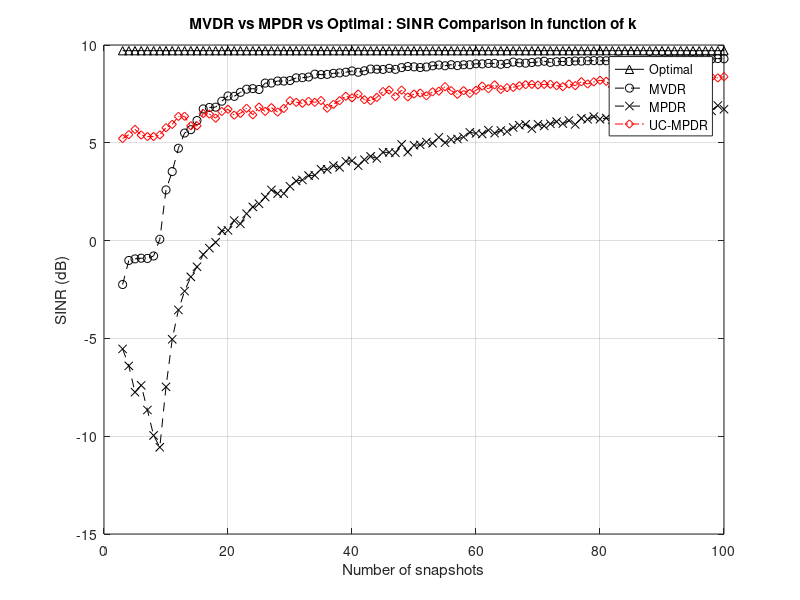
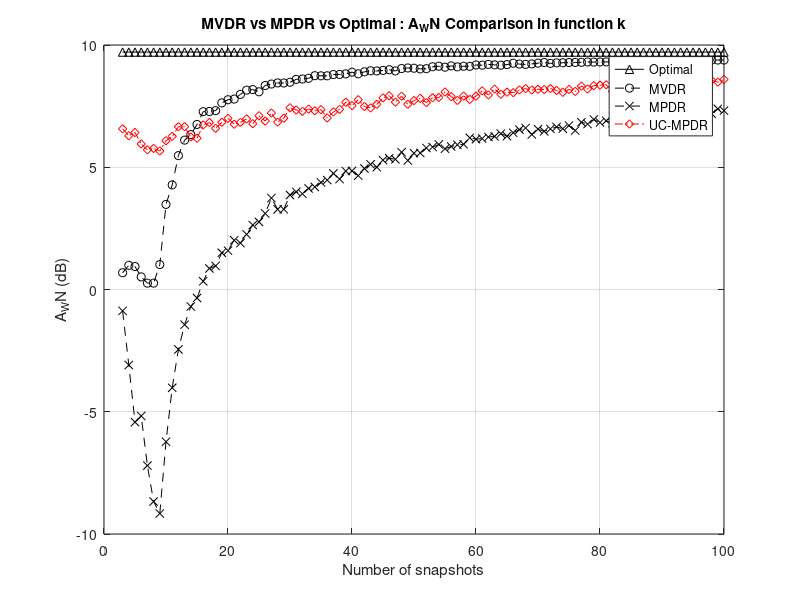
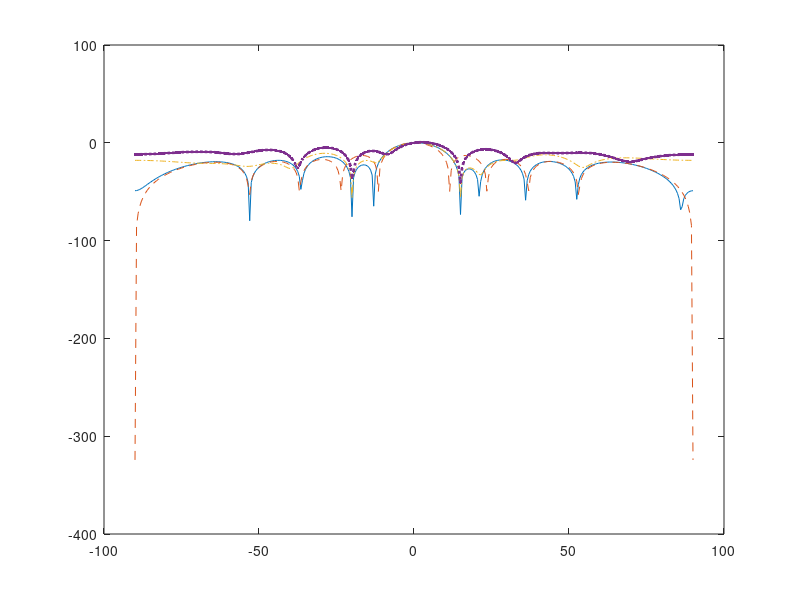

MATLAB code to generate these figures, in order: (Note: this script raises an error after producing the figures.)
%Array processing course basic code
clear
clc
close all
format shortG
rng(43)
%+++++ BEAMFORMING ++++++++++++++++++++++++++++++++++++++++++++++++++++++++
%----- Scenario -----
%Number of elements in the array
N = 10;
Ns = 100; % Monte Carlo Samples
roots_mpdr = zeros(Ns,N-1);

k = linspace(3,100,98);
% k = 1000;
[opt_arr,cbf_arr,mvdr_arr,mpdr_arr,uc_mpdr_arr] = deal(zeros(Ns,length(k)));
[opt_arr1,cbf_arr1,mvdr_arr1,mpdr_arr1,uc_mpdr_arr1] = deal(zeros(Ns,length(k)));

i = 1;
%Inter-element spacing (in wavelength)
d = 0.5;
pos = d * (0:N-1)'; %positions of the antennas
%Mainlobe width
theta_3dB = 0.9/(N*d);
%White noise
sigma2 = 1;	%white noise power
%Interference
thetaj = [-20;15]/180*pi;	%angles of arrival	
INR = [20;20];			%interference to noise ratio (dB)
Pj = sigma2 * 10.^(INR/10);		%interference power
J = length(thetaj);
%Interference + noise covariance matrix
Aj = exp(1i*2*pi*pos*sin(thetaj'));	%interference steering matrix N|J
C = Aj*diag(Pj)*Aj' + sigma2*eye(N);	%interference + noise covariance matrix
%Signal of interest
thetas = 0/180*pi;	%angle of arrival
SNR = 0;            %signal to noise ratio (dB)
Ps = sigma2 * 10^(SNR/10);			%signal power
as = exp(1i*2*pi*pos*sin(thetas));	%steering vector
%Total covariance matrix (signal + interference + noise)
R = Ps*(as*as') + C;

while i <= length(k)
%----- Natural beampattern -----
% %Weight vector (all weights equal to 1/N)
w = ones(N,1); 
w = w/(ones(1,N)*w);  
%Diagram
tab_theta = (-90:0.5:90)/180*pi;        %Angles where to evaluate beampattern
A = exp(1i*2*pi*pos*sin(tab_theta));    %Steering matrix: each column is a(theta)
G = 20*log10(abs(w'*A));        %beampattern (power in dB)



%----- CONVENTIONAL AND OPTIMAL BEAMFORMERS -----
%Looked direction
theta0 = 0/180*pi;
a0 = exp(1i*2*pi*pos*sin(theta0));
%Conventional beamformer
w_CBF = a0; 
w_CBF = w_CBF/(a0'*w_CBF);
G_CBF = 20*log10(abs(w_CBF'*A));        %beampattern (power in dB)
SINR_CBF = Ps*(abs(w_CBF'*as)^2)/(abs(w_CBF'*C*w_CBF)); %SINR
cbf_arr(i) = SINR_CBF;
A_WN_CBF = 1/(norm(w_CBF)^2);   %White noise array gain
%Optimal beamformer
w_opt = (C\as); 
w_opt = w_opt/(as'*w_opt);
G_opt = 20*log10(abs(w_opt'*A));
SINR_opt = Ps*(abs(w_opt'*as)^2)/(abs(w_opt'*C*w_opt));
opt_arr(i) = SINR_opt;
A_WN_opt = 1/(norm(w_opt)^2);

%----- ADAPTIVE BEAMFORMING WITH ESTIMATED COVARIANCE MATRICES -----
%Number of snapshots
K = round(k(i));
sample = 1;
while sample <= Ns
%Signal
S = sqrt(Ps/2) * as * (randn(1,K)+1i*randn(1,K));
%Interference + noise
IN = Aj * diag(sqrt(Pj/2)) * (randn(J,K)+1i*randn(J,K));
NOISE = sqrt(sigma2/2)*(randn(N,K)+1i*randn(N,K));
%MVDR-SMI
Y_MVDR = IN + NOISE;
C_hat = (Y_MVDR*Y_MVDR')/K;
w_MVDR_SMI = (C_hat\a0);
w_MVDR_SMI = w_MVDR_SMI / (a0'*w_MVDR_SMI);
G_MVDR_SMI = 20*log10(abs(w_MVDR_SMI'*A));
SINR_MVDR_SMI = Ps*(abs(w_MVDR_SMI'*as)^2)/(abs(w_MVDR_SMI'*C*w_MVDR_SMI));
mvdr_arr(sample,i) = SINR_MVDR_SMI;
A_WN_MVDR_SMI = 1 / (norm(w_MVDR_SMI)^2);
%MPDR-SMI
Y_MPDR = S + IN + NOISE;
R_hat = (Y_MPDR*Y_MPDR')/K;
w_MPDR_SMI = (R_hat\a0);
w_MPDR_SMI = w_MPDR_SMI / (a0'*w_MPDR_SMI);

%%% UNIT CIRCLE RECTIFIED MPDR
xi_n = roots(w_MPDR_SMI);
roots_mpdr(sample,:) = xi_n;

% Initialize variables
arg_xi_n = angle(xi_n);
omega_n = zeros(size(xi_n));

for m = 1:length(xi_n)
    if abs(arg_xi_n(m) - pi*theta0) < 2*pi/N
        omega_n(m) = sign(arg_xi_n(m))*2*pi/N;
    else
        omega_n(m) = angle(exp(1j*arg_xi_n(m)));
    end
    xi_n(m) = exp(1j*omega_n(m));
end
c_n = poly(xi_n).';
w_MPDR_SMI_UC = c_n/abs(c_n'*a0);
clear xi_n


G_MPDR_SMI = 20*log10(abs(w_MPDR_SMI'*A));
SINR_MPDR_SMI = Ps*(abs(w_MPDR_SMI'*as)^2)/(abs(w_MPDR_SMI'*C*w_MPDR_SMI));
mpdr_arr(sample,i) = SINR_MPDR_SMI;
A_WN_MPDR_SMI = 1 / (norm(w_MPDR_SMI)^2);
A_WN_CBF = 1 / (norm(w_CBF)^2);
A_WN_opt = 1 / (norm(w_opt)^2);

G_MPDR_SMI_UC = 20*log10(abs(w_MPDR_SMI_UC'*A));
SINR_MPDR_SMI_UC = Ps*(abs(w_MPDR_SMI_UC'*as)^2)/(abs(w_MPDR_SMI_UC'*C*w_MPDR_SMI_UC));
uc_mpdr_arr(sample,i) = SINR_MPDR_SMI_UC;
A_WN_MPDR_SMI_UC = 1 / (norm(w_MPDR_SMI_UC)^2);
uc_mpdr_arr1(sample,i) = A_WN_MPDR_SMI_UC;
mvdr_arr1(sample,i) = A_WN_MVDR_SMI;
opt_arr1(sample,i) = A_WN_opt;
cbf_arr1(sample,i) = A_WN_CBF;
mpdr_arr1(sample,i) = A_WN_MPDR_SMI;
sample=sample+1;
end
i = i + 1;
end

figure
plot(k,10*log10(mean(opt_arr1)),'k-^','LineWidth',0.7)
%hold on
%plot(shift_theta,cbf_arr)
hold on
plot(k,10*log10(mean(mvdr_arr)),'k--o','LineWidth',0.7)
hold on
plot(k,10*log10(mean(mpdr_arr)),'k--x','LineWidth',0.7)
hold on
plot(k,10*log10(mean(uc_mpdr_arr)),'r-.d','LineWidth',0.7)

legend('Optimal','MVDR','MPDR','UC-MPDR')
xlabel('Number of snapshots')
ylabel('SINR (dB)')
grid on
title('MVDR vs MPDR vs Optimal : SINR Comparison in function of k')

figure
plot(round(k),10*log10(mean(opt_arr1)),'k-^','LineWidth',0.7)
%hold on
%plot(shift_theta,cbf_arr)
hold on
plot(round(k),10*log10(mean(mvdr_arr1)),'k--o','LineWidth',0.7)
hold on
plot(round(k),10*log10(mean(mpdr_arr1)),'k--x','LineWidth',0.7)
hold on
plot(k,10*log10(mean(uc_mpdr_arr1)),'r-.d','LineWidth',0.7)
legend('Optimal','MVDR','MPDR','UC-MPDR')
xlabel('Number of snapshots')
ylabel('A_WN (dB)')
grid on
title('MVDR vs MPDR vs Optimal : A_WN Comparison in function k')

figure
plot(tab_theta*180/pi,G_opt,'-',...
    tab_theta*180/pi,G_CBF,'--',...
    tab_theta*180/pi,G_MVDR_SMI,'-.',...
    tab_theta*180/pi,G_MPDR_SMI,':.','linewidth',2);
for k=1:length(thetaj)
    xline(thetaj(k)*180/pi,'--','color','k','linewidth',2)
end
title(['Beampatterns $K=$',num2str(K)],'interpreter','latex');
ylabel('dB','interpreter','latex');
xlabel('Angle of Arrival (degrees)','interpreter','latex');
legend('opt','CBF','MVDR-SMI','MPDR-SMI');
axis([-90 90 -70 10]);
grid on



%+++++ BEAMFORMING ++++++++++++++++++++++++++++++++++++++++++++++++++++++++
%----- Scenario -----
%Number of elements in the array
N = 10;
Ns = 10; % Monte Carlo Samples
roots_mpdr = zeros(Ns,N-1);

% k = logspace(0.5,2,40);
k = 1000;
shift_theta = linspace(-17,17,31);

[opt_arr,cbf_arr,mvdr_arr,mpdr_arr,uc_mpdr_arr] = deal(zeros(Ns,length(shift_theta)));
[opt_arr1,cbf_arr1,mvdr_arr1,mpdr_arr1,uc_mpdr_arr1] = deal(zeros(Ns,length(shift_theta)));

i = 1;
%Inter-element spacing (in wavelength)
d = 0.5;
pos = d * (0:N-1)'; %positions of the antennas
%Mainlobe width
theta_3dB = 0.9/(N*d);
%White noise
sigma2 = 1;	%white noise power
%Interference
thetaj = [-20;15]/180*pi;	%angles of arrival	
INR = [20;20];			%interference to noise ratio (dB)
Pj = sigma2 * 10.^(INR/10);		%interference power
J = length(thetaj);
%Interference + noise covariance matrix
Aj = exp(1i*2*pi*pos*sin(thetaj'));	%interference steering matrix N|J
C = Aj*diag(Pj)*Aj' + sigma2*eye(N);	%interference + noise covariance matrix
%Signal of interest
thetas = 0/180*pi;	%angle of arrival
SNR = 0;            %signal to noise ratio (dB)
Ps = sigma2 * 10^(SNR/10);			%signal power
as = exp(1i*2*pi*pos*sin(thetas));	%steering vector
%Total covariance matrix (signal + interference + noise)
R = Ps*(as*as') + C;

while i <= length(shift_theta)
%----- Natural beampattern -----
% %Weight vector (all weights equal to 1/N)
w = ones(N,1); 
w = w/(ones(1,N)*w);  
%Diagram
tab_theta = (-90:0.5:90)/180*pi;        %Angles where to evaluate beampattern
A = exp(1i*2*pi*pos*sin(tab_theta));    %Steering matrix: each column is a(theta)
G = 20*log10(abs(w'*A));        %beampattern (power in dB)



%----- CONVENTIONAL AND OPTIMAL BEAMFORMERS -----
%Looked direction
theta0 = (shift_theta(i)*theta_3dB)/180*pi;
a0 = exp(1i*2*pi*pos*sin(theta0));
%Conventional beamformer
w_CBF = a0; 
w_CBF = w_CBF/(a0'*w_CBF);
G_CBF = 20*log10(abs(w_CBF'*A));        %beampattern (power in dB)
SINR_CBF = Ps*(abs(w_CBF'*as)^2)/(abs(w_CBF'*C*w_CBF)); %SINR
cbf_arr(i) = SINR_CBF;
A_WN_CBF = 1/(norm(w_CBF)^2);   %White noise array gain
%Optimal beamformer
w_opt = (C\as); 
w_opt = w_opt/(as'*w_opt);
G_opt = 20*log10(abs(w_opt'*A));
SINR_opt = Ps*(abs(w_opt'*as)^2)/(abs(w_opt'*C*w_opt));
opt_arr(i) = SINR_opt;
A_WN_opt = 1/(norm(w_opt)^2);

%----- ADAPTIVE BEAMFORMING WITH ESTIMATED COVARIANCE MATRICES -----
%Number of snapshots
K = k;
sample = 1;
while sample <= Ns
%Signal
S = sqrt(Ps/2) * as * (randn(1,K)+1i*randn(1,K));
%Interference + noise
IN = Aj * diag(sqrt(Pj/2)) * (randn(J,K)+1i*randn(J,K));
NOISE = sqrt(sigma2/2)*(randn(N,K)+1i*randn(N,K));
%MVDR-SMI
Y_MVDR = IN + NOISE;
C_hat = (Y_MVDR*Y_MVDR')/K;
w_MVDR_SMI = (C_hat\a0);
w_MVDR_SMI = w_MVDR_SMI / (a0'*w_MVDR_SMI);
G_MVDR_SMI = 20*log10(abs(w_MVDR_SMI'*A));
SINR_MVDR_SMI = Ps*(abs(w_MVDR_SMI'*as)^2)/(abs(w_MVDR_SMI'*C*w_MVDR_SMI));
mvdr_arr(sample,i) = SINR_MVDR_SMI;
A_WN_MVDR_SMI = 1 / (norm(w_MVDR_SMI)^2);
%MPDR-SMI
Y_MPDR = S + IN + NOISE;
R_hat = (Y_MPDR*Y_MPDR')/K;
w_MPDR_SMI = (R_hat\a0);
w_MPDR_SMI = w_MPDR_SMI / (a0'*w_MPDR_SMI);

%%% UNIT CIRCLE RECTIFIED MPDR
xi_n = roots(w_MPDR_SMI);
roots_mpdr(sample,:) = xi_n;

% Initialize variables
arg_xi_n = angle(xi_n);
omega_n = zeros(size(xi_n));

for m = 1:length(xi_n)
    if abs(arg_xi_n(m) - pi*theta0) < 2*pi/N
        omega_n(m) = sign(arg_xi_n(m))*2*pi/N;
    else
        omega_n(m) = angle(exp(1j*arg_xi_n(m)));
    end
    xi_n(m) = exp(1j*omega_n(m));
end
c_n = poly(xi_n).';
w_MPDR_SMI_UC = c_n/abs(c_n'*a0);
clear xi_n


G_MPDR_SMI = 20*log10(abs(w_MPDR_SMI'*A));
SINR_MPDR_SMI = Ps*(abs(w_MPDR_SMI'*as)^2)/(abs(w_MPDR_SMI'*C*w_MPDR_SMI));
mpdr_arr(sample,i) = SINR_MPDR_SMI;
A_WN_MPDR_SMI = 1 / (norm(w_MPDR_SMI)^2);
A_WN_CBF = 1 / (norm(w_CBF)^2);
A_WN_opt = 1 / (norm(w_opt)^2);

G_MPDR_SMI_UC = 20*log10(abs(w_MPDR_SMI_UC'*A));
SINR_MPDR_SMI_UC = Ps*(abs(w_MPDR_SMI_UC'*as)^2)/(abs(w_MPDR_SMI_UC'*C*w_MPDR_SMI_UC));
uc_mpdr_arr(sample,i) = SINR_MPDR_SMI_UC;
A_WN_MPDR_SMI_UC = 1 / (norm(w_MPDR_SMI_UC)^2);
uc_mpdr_arr1(sample,i) = A_WN_MPDR_SMI_UC;
mvdr_arr1(sample,i) = A_WN_MVDR_SMI;
opt_arr1(sample,i) = A_WN_opt;
cbf_arr1(sample,i) = A_WN_CBF;
mpdr_arr1(sample,i) = A_WN_MPDR_SMI;
sample=sample+1;
end
i = i + 1;
end

figure
plot(shift_theta*theta_3dB,10*log10(mean(opt_arr1)),'k-^','LineWidth',0.7)
%hold on
%plot(shift_theta,cbf_arr)
hold on
plot(shift_theta*theta_3dB,10*log10(mean(mvdr_arr)),'k--o','LineWidth',0.7)
hold on
plot(shift_theta*theta_3dB,10*log10(mean(mpdr_arr)),'k--x','LineWidth',0.7)
hold on
plot(shift_theta*theta_3dB,10*log10(mean(uc_mpdr_arr)),'r-.d','LineWidth',0.7)
legend('Optimal','MVDR','MPDR','UC-MPDR')
xlabel('\Delta\theta (°)')
ylabel('SINR (dB)')
grid on
title('MVDR vs MPDR vs Optimal : SINR Comparison in function of DOA error')
xlim([min(shift_theta)*theta_3dB,max(shift_theta)*theta_3dB])

figure
plot(shift_theta*theta_3dB,10*log10(mean(opt_arr1)),'k-^','LineWidth',0.7)
%hold on
%plot(shift_theta,cbf_arr)
hold on
plot(shift_theta*theta_3dB,10*log10(mean(mvdr_arr1)),'k--o','LineWidth',0.7)
hold on
plot(shift_theta*theta_3dB,10*log10(mean(mpdr_arr1)),'k--x','LineWidth',0.7)
hold on
plot(shift_theta*theta_3dB,10*log10(mean(uc_mpdr_arr1)),'r-.d','LineWidth',0.7)
legend('Optimal','MVDR','MPDR','UC-MPDR')
xlabel('\Delta\theta (°)')
ylabel('A_WN (dB)')
grid on
title('MVDR vs MPDR vs Optimal : A_{WN} Comparison in function of DOA error')
xlim([min(shift_theta)*theta_3dB,max(shift_theta)*theta_3dB])